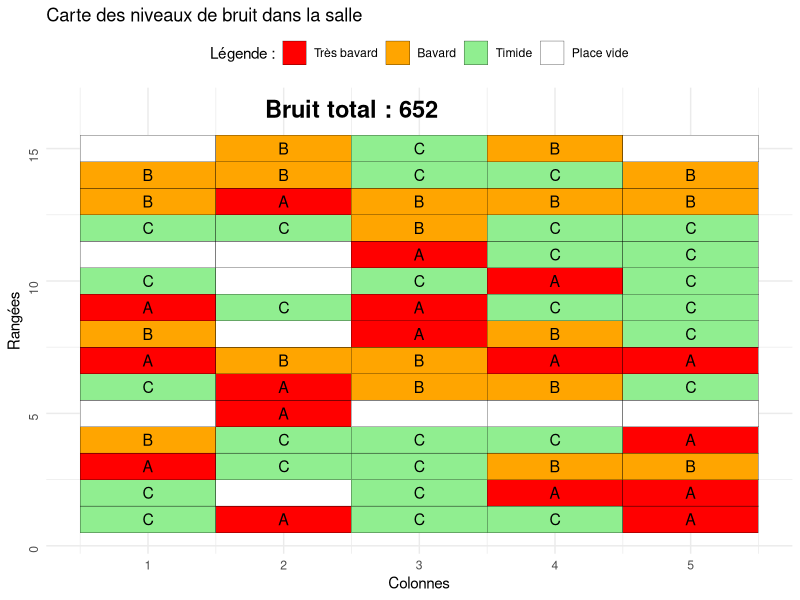
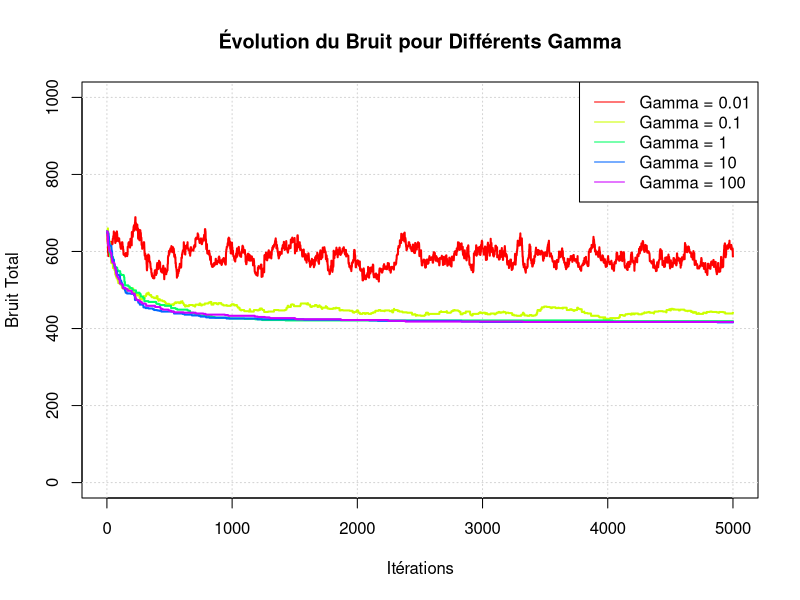
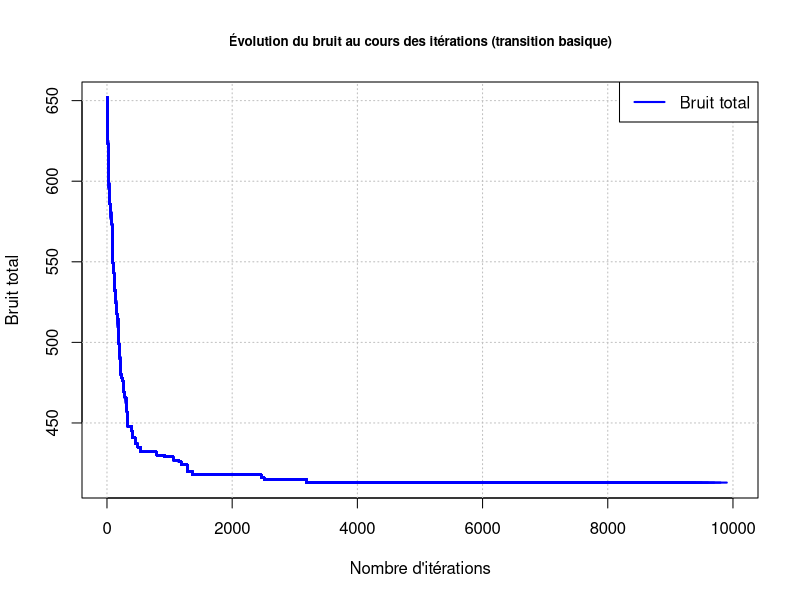
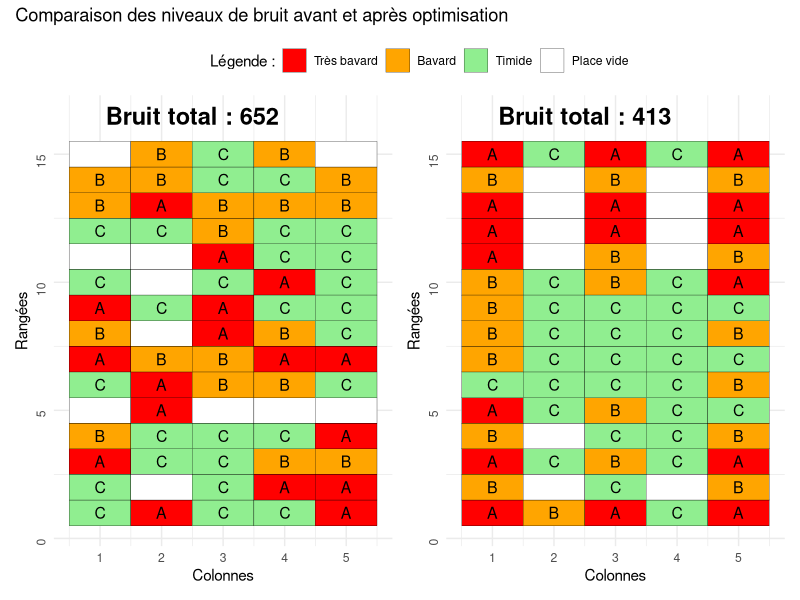
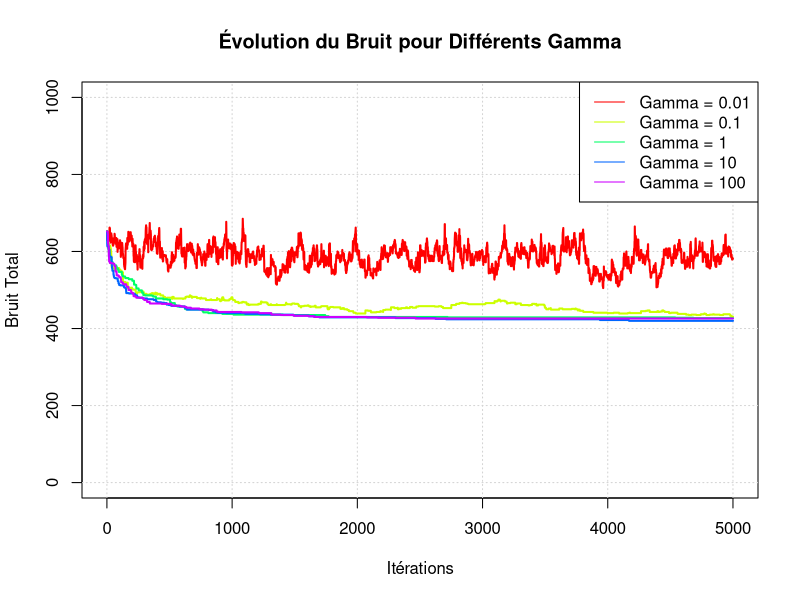

These charts were generated, in order, by the following R code: (Note: a time limit stopped this script after it produced the figures.)
#=============================================================
######################### Projet 2 ###########################
#=============================================================

# ============================================================
# Packages
# ============================================================

if (!require("ggplot2", character.only = TRUE)) install.packages("ggplot2")
if (!require("reshape2", character.only = TRUE)) install.packages("reshape2")
if (!require("patchwork")) install.packages("patchwork")

library(ggplot2)
library(reshape2)
library(patchwork)

# ============================================================
# Parametres
# ============================================================

# Définition de la salle (15 x 5 = 75 places)
n_rows <- 15 # nombre de rangées dans la salle
n_cols <- 5 # nombre de colonne

# Initialisation de la salle et calcul du bruit initial
salle_initiale <- matrix(NA, nrow = n_rows, ncol = n_cols)  # Matrice vide (doit être initialisée en amont)

set.seed(123)  # Pour reproduire les résultats

# Paramètres de la distribution gaussienne
# Les nombres d'étudiants dans les catégories A, B et C sont tirés selon 
# une distribution gaussienne centrée autour :
mean_value <- 20  # Moyenne de 20
sd_value <- 5     # Écart type de 5

# Générer des valeurs gaussiennes pour A, B, et C
n_A <- round(abs(rnorm(1, mean = mean_value, sd = sd_value)))  # A
n_B <- round(abs(rnorm(1, mean = mean_value, sd = sd_value)))  # B
n_C <- round(abs(rnorm(1, mean = mean_value, sd = sd_value)))  # C

# Ajuster n_D pour que la somme soit 75
# Détermine le nombre de places vides restantes dans la salle après avoir 
# répartis les étudiants dans les catégories A, B et C
n_D <- 75 - (n_A + n_B + n_C)

# S'assurer que le nombre total est bien égal à 75 (au cas où il y aurait un léger écart à cause du hasard)
if (n_D < 0) {
  # Si n_D devient négatif, ajuster les autres catégories pour que la somme fasse 75
  n_A <- n_A + abs(n_D)
  n_D <- 0
}

# Affichage des valeurs de A, B, C, et D
cat("Nombre d'étudiants de type A :", n_A, "\n")
cat("Nombre d'étudiants de type B :", n_B, "\n")
cat("Nombre d'étudiants de type C :", n_C, "\n")
cat("Nombre de places vides :", n_D, "\n")

# Vérification que la somme est bien 75
cat("Nombre d'étudiants dans la salle :", n_A + n_B + n_C, "\n")
cat("Nombre de places totales dans la salle :", n_A + n_B + n_C + n_D, "\n")

# Répartition des catégories
categories <- c(rep("A", n_A), rep("B", n_B), rep("C", n_C), rep("D", n_D))

# Répartir les catégories dans la salle
salle_initiale[] <- sample(categories, size = n_rows * n_cols, replace = FALSE)


# ============================================================
# Fonctions
# ============================================================

# Fonction pour calculer le bruit total dans la salle
calculer_bruit_total <- function(salle, bruits) {
  bruit_total <- 0
  
  for (i in 1:n_rows) {
    for (j in 1:n_cols) {
      # Trouver tous les voisins (adjacents + diagonaux)
      voisins <- c(
        if (i > 1) salle[i - 1, j],     # voisin au-dessus
        if (i < n_rows) salle[i + 1, j], # voisin en dessous
        if (j > 1) salle[i, j - 1],     # voisin à gauche
        if (j < n_cols) salle[i, j + 1], # voisin à droite
        if (i > 1 & j > 1) salle[i - 1, j - 1], # voisin en haut à gauche
        if (i > 1 & j < n_cols) salle[i - 1, j + 1], # voisin en haut à droite
        if (i < n_rows & j > 1) salle[i + 1, j - 1], # voisin en bas à gauche
        if (i < n_rows & j < n_cols) salle[i + 1, j + 1] # voisin en bas à droite
      )
      voisins <- voisins[!is.na(voisins)] # Exclure les cases hors matrice
      bruit_local <- sum(bruits[salle[i, j], voisins])
      bruit_total <- bruit_total + bruit_local
    }
  }
  
  return(bruit_total / 2) # Diviser par 2 car chaque paire est comptée deux fois
}

# Fonction pour calculer le bruit pour chaque cellule
calculer_bruit_par_cellule <- function(salle, bruits) {
  bruit_cellulaire <- matrix(0, nrow = n_rows, ncol = n_cols)
  
  for (i in 1:n_rows) {
    for (j in 1:n_cols) {
      voisins <- c(
        if (i > 1) salle[i - 1, j],     # voisin au-dessus
        if (i < n_rows) salle[i + 1, j], # voisin en dessous
        if (j > 1) salle[i, j - 1],     # voisin à gauche
        if (j < n_cols) salle[i, j + 1], # voisin à droite
        if (i > 1 & j > 1) salle[i - 1, j - 1], # voisin en haut à gauche
        if (i > 1 & j < n_cols) salle[i - 1, j + 1], # voisin en haut à droite
        if (i < n_rows & j > 1) salle[i + 1, j - 1], # voisin en bas à gauche
        if (i < n_rows & j < n_cols) salle[i + 1, j + 1] # voisin en bas à droite
      )
      voisins <- voisins[!is.na(voisins)] # Exclure les cases hors matrice
      bruit_cellulaire[i, j] <- sum(bruits[salle[i, j], voisins])
    }
  }
  
  return(bruit_cellulaire)
}

# Fonction Carte de bruits
generer_carte_bruit <- function(salle, bruits) {
  # Calculer le bruit total et par cellule
  bruit_total <- calculer_bruit_total(salle, bruits)
  bruit_par_cellule <- calculer_bruit_par_cellule(salle, bruits)
  
  # Transformer la matrice des niveaux de bruit en format long pour ggplot2
  bruit_df <- melt(bruit_par_cellule)
  colnames(bruit_df) <- c("Row", "Column", "Bruit")
  
  # Ajouter les lettres de la salle dans le data frame
  lettres_df <- melt(salle)
  colnames(lettres_df) <- c("Row", "Column", "Lettre")
  
  # Fusionner les données de bruit et de lettres
  bruit_df <- merge(bruit_df, lettres_df, by = c("Row", "Column"))
  
  # Créer le graphique avec ggplot2
  p <- ggplot(bruit_df, aes(x = Column, y = Row, fill = Lettre)) +
    geom_tile(color = "black") +  # Afficher les cases
    geom_text(aes(label = ifelse(Lettre == "D", "", Lettre)), color = "black", size = 4) +  # Ajouter les lettres sauf D
    scale_fill_manual(
      values = c("A" = "red", "B" = "orange", "C" = "lightgreen", "D" = "white"),
      name = "Légende :",
      labels = c("A" = "Très bavard", "B" = "Bavard", "C" = "Timide", "D" = "Place vide")
    ) +
    theme_minimal() +  # Style minimal
    labs(
      title = "Carte des niveaux de bruit dans la salle",
      x = "Colonnes",
      y = "Rangées"
    ) +
    theme(
      axis.text.y = element_text(angle = 90, hjust = 1),  # Orientation des étiquettes Y
      legend.position = "top"
    ) +
    # Ajouter une annotation pour afficher le bruit total plus haut
    annotate(
      "text",
      x = max(bruit_df$Column) / 2,  # Centre horizontalement
      y = max(bruit_df$Row) + 1.5,  # Décale verticalement pour éviter le chevauchement
      label = paste("Bruit total :", round(bruit_total, 2)),
      size = 6,
      fontface = "bold"
    )
  
  return(p)
}


# Fonction de transition basique
transition_basique = function(salle_old, beta, bruits) {
  # Créer une copie de la matrice pour éviter de modifier l'original
  salle_new = salle_old
  
  # Tirage aléatoire des 2 positions où permuter les personnes
  # Chaque position est tirée parmi les indices linéaires de la matrice
  coord = sample(1:(n_rows * n_cols), size = 2, replace = FALSE)
  
  # Convertir les positions linéaires en indices de matrice (row, col)
  pos1 = coord[1]
  pos2 = coord[2]
  row1 = (pos1 - 1) %/% n_cols + 1  # Ligne correspondante pour la 1ère position
  col1 = (pos1 - 1) %% n_cols + 1  # Colonne correspondante pour la 1ère position
  row2 = (pos2 - 1) %/% n_cols + 1  # Ligne correspondante pour la 2e position
  col2 = (pos2 - 1) %% n_cols + 1  # Colonne correspondante pour la 2e position
  
  # Échanger les deux valeurs dans la matrice
  temp = salle_new[row1, col1]
  salle_new[row1, col1] = salle_new[row2, col2]
  salle_new[row2, col2] = temp
  
  # Calculer la variation de bruit (delta) entre l'ancienne et la nouvelle configuration
  delta = calculer_bruit_total(salle_old, bruits) - calculer_bruit_total(salle_new, bruits)
  
  # Probabilité d'acceptation de la nouvelle configuration (règle du recuit simulé)
  alpha = exp(beta * delta)
  
  # Générer un nombre aléatoire entre 0 et 1
  u = runif(1)
  
  # Si u < alpha, accepter la nouvelle configuration
  if (u < alpha) {
    return(list(salle = salle_new, D = delta))  # Retourner la nouvelle matrice et le delta de bruit
  } 
  else {
    # Sinon, garder l'ancienne configuration
    return(list(salle = salle_old, D = 0))  # Retourner la matrice initiale et delta = 0
  }
}

# Fonction de transition avec une rotation de 180°
transition_rotation <- function(salle_old, beta, bruits) {
  # Créer une copie de la matrice pour éviter de modifier l'original
  salle_new <- salle_old
  
  # Tirage aléatoire des 2 positions où permuter les personnes
  coord <- sample(1:(n_rows * n_cols), size = 2, replace = FALSE)
  
  # Convertir les positions linéaires en indices de matrice (row, col)
  pos1 <- coord[1]
  pos2 <- coord[2]
  row1 <- (pos1 - 1) %/% n_cols + 1  # Ligne correspondante pour la 1ère position
  col1 <- (pos1 - 1) %% n_cols + 1  # Colonne correspondante pour la 1ère position
  row2 <- (pos2 - 1) %/% n_cols + 1  # Ligne correspondante pour la 2e position
  col2 <- (pos2 - 1) %% n_cols + 1  # Colonne correspondante pour la 2e position
  
  # Identifier les coins de la sous-matrice
  row_min <- min(row1, row2)
  row_max <- max(row1, row2)
  col_min <- min(col1, col2)
  col_max <- max(col1, col2)
  
  # Extraire la sous-matrice
  sous_matrice <- salle_new[row_min:row_max, col_min:col_max]
  sous_matrice <- as.matrix(sous_matrice, nrow = row_max - row_min + 1, ncol = col_max - col_min + 1)
  
  # Effectuer une rotation de 180° sur la sous-matrice
  sous_matrice <- sous_matrice[nrow(sous_matrice):1, ncol(sous_matrice):1]
  
  # Remettre la sous-matrice dans la salle
  salle_new[row_min:row_max, col_min:col_max] <- sous_matrice
  
  # Calculer la variation de bruit (delta) entre l'ancienne et la nouvelle configuration
  delta <- calculer_bruit_total(salle_old, bruits) - calculer_bruit_total(salle_new, bruits)
  
  # Probabilité d'acceptation de la nouvelle configuration (règle du recuit simulé)
  alpha <- exp(beta * delta)
  
  # Générer un nombre aléatoire entre 0 et 1
  u <- runif(1)
  
  # Si u < alpha, accepter la nouvelle configuration
  if (u < alpha) {
    return(list(salle = salle_new, D = delta))  # Retourner la nouvelle matrice et le delta de bruit
  } else {
    # Sinon, garder l'ancienne configuration
    return(list(salle = salle_old, D = 0))  # Retourner la matrice initiale et delta = 0
  }
}

transition_ciblee <- function(salle_old, beta, bruits) {
  # Créer une copie de la matrice pour éviter de modifier l'original
  salle_new <- salle_old
  
  # Tirer une position aléatoire
  coord <- sample(1:(n_rows * n_cols), size = 1)
  row1 <- (coord - 1) %/% n_cols + 1
  col1 <- (coord - 1) %% n_cols + 1
  
  # Étudiant à la position choisie
  type_courant <- salle_new[row1, col1]
  
  # Identifier les voisins
  voisins <- c(
    if (row1 > 1) salle_new[row1 - 1, col1],
    if (row1 < n_rows) salle_new[row1 + 1, col1],
    if (col1 > 1) salle_new[row1, col1 - 1],
    if (col1 < n_cols) salle_new[row1, col1 + 1],
    if (row1 > 1 & col1 > 1) salle_new[row1 - 1, col1 - 1],
    if (row1 > 1 & col1 < n_cols) salle_new[row1 - 1, col1 + 1],
    if (row1 < n_rows & col1 > 1) salle_new[row1 + 1, col1 - 1],
    if (row1 < n_rows & col1 < n_cols) salle_new[row1 + 1, col1 + 1]
  )
  voisins <- voisins[!is.na(voisins)]
  
  # Compter les fréquences des types dans le voisinage
  freqs <- table(voisins)
  
  # Trouver le type le moins fréquent
  type_moins_frequent <- names(freqs)[freqs == min(freqs)]
  type_cible <- sample(type_moins_frequent, 1)  # Choisir aléatoirement si égalité
  
  # Trouver une position contenant ce type ailleurs
  positions_cibles <- which(salle_new == type_cible, arr.ind = TRUE)
  if (nrow(positions_cibles) > 0) {
    cible <- positions_cibles[sample(1:nrow(positions_cibles), 1), ]
    row2 <- cible[1]
    col2 <- cible[2]
    
    # Échanger les deux étudiants
    temp <- salle_new[row1, col1]
    salle_new[row1, col1] <- salle_new[row2, col2]
    salle_new[row2, col2] <- temp
  }
  
  # Calculer la variation de bruit (delta)
  delta <- calculer_bruit_total(salle_old, bruits) - calculer_bruit_total(salle_new, bruits)
  
  # Probabilité d'acceptation
  alpha <- exp(beta * delta)
  u <- runif(1)
  
  if (u < alpha) {
    return(list(salle = salle_new, D = delta))
  } else {
    return(list(salle = salle_old, D = 0))
  }
}

# Optimisation du bruit avec l'algorithme du recuit
optimisation_bruit_recuit <- function(nb_iter, gamma, transition, bruits) {
  # Initialisation des variables pour suivre l'évolution du bruit
  bruit_evol <- rep(0, nb_iter)  # Vecteur pour stocker le bruit à chaque itération
  
  bruit_evol[1] <- calculer_bruit_total(salle_initiale, bruits)  # Calcul du bruit initial
  
  salle <- salle_initiale  # Matrice courante de la salle
  bruit_best <- bruit_evol[1]  # Meilleur bruit trouvé
  salle_best <- salle_initiale  # Configuration associée au meilleur bruit trouvé
  
  # Boucle d'optimisation par recuit simulé
  for (i in 2:nb_iter) {
    # Calcul du paramètre beta, qui diminue avec les itérations (dépendance logarithmique)
    beta <- gamma * log(i)
    
    # Effectuer une transition (permutation aléatoire dans la salle)
    result <- transition(salle, beta, bruits)
    
    # Mise à jour de la configuration courante
    salle <- result$salle
    bruit_evol[i] <- bruit_evol[i - 1] - result$D  # Mettre à jour le bruit total
    
    # Mise à jour du meilleur résultat si un bruit plus faible est trouvé
    if (bruit_evol[i] < bruit_best) {
      salle_best <- salle
      bruit_best <- bruit_evol[i]
    }
  }
  
  # Retourner les résultats : meilleure salle et le bruit associé
  return(list(salle = salle_best, bruit = bruit_best, bruit_evol = bruit_evol))
}

# Fonction pour visualiser la convergence avec plusieurs gammas
comparer_gamma <- function(gammas, nb_iter = 1000, transition, bruits) {
  # Créer une palette de couleurs, une couleur par gamma
  couleurs <- rainbow(length(gammas))
  
  plot(NULL, xlim = c(1, nb_iter), ylim = c(0, 1000),
       xlab = "Itérations", ylab = "Bruit Total",
       main = "Évolution du Bruit pour Différents Gamma")
  grid()
  
  # Boucle sur chaque gamma et tracer la courbe correspondante
  for (i in seq_along(gammas)) {
    gamma <- gammas[i]
    result <- optimisation_bruit_recuit(nb_iter, gamma, transition, bruits)
    lines(result$bruit_evol, type = "l", lwd = 2, col = couleurs[i], 
          label = paste("Gamma =", gamma))
  }
  
  # Ajouter la légende avec les couleurs correspondantes
  legend("topright", legend = paste("Gamma =", gammas), col = couleurs, lty = 1)
}

# Méthode dichotomique pour trouver le gamma optimal
trouver_gamma_optimal <- function(nb_iter = 500, tol = 1e-3, low, high, transition, bruits) {
  best_gamma <- NULL
  
  # Initialisation pour éviter de recalculer les mêmes valeurs
  cache <- list()
  
  # Fonction pour calculer le bruit avec mise en cache
  get_bruit <- function(gamma) {
    if (!is.null(cache[[as.character(gamma)]])) {
      return(cache[[as.character(gamma)]])
    }
    result <- optimisation_bruit_recuit(nb_iter, gamma, transition, bruits)$bruit
    cache[[as.character(gamma)]] <<- result
    return(result)
  }
  
  while ((high - low) > tol) {
    mid1 <- low + (high - low) / 3
    mid2 <- high - (high - low) / 3
    
    # Calculer les bruits correspondants
    bruit1 <- get_bruit(mid1)
    bruit2 <- get_bruit(mid2)
    
    # Affichage de l'état pour suivi
    cat(sprintf("Testing: low=%.3f, mid1=%.3f, mid2=%.3f, high=%.3f\n", low, mid1, mid2, high))
    cat(sprintf("Bruit1: %.3f, Bruit2: %.3f\n", bruit1, bruit2))
    
    # Mise à jour des bornes
    if (bruit1 < bruit2) {
      high <- mid2
      best_gamma <- mid1
    } else {
      low <- mid1
      best_gamma <- mid2
    }
  }
  
  return(best_gamma)
}

# Fonction qui change la configuration de la salle selon une transition et un bruit donnés
Evolution_bruit <- function(gamma_optimal, transition, bruits) {
  
  nb_iter = 10000
  
  # Exécuter l'optimisation par recuit
  result <- optimisation_bruit_recuit(nb_iter = nb_iter, gamma = gamma_optimal, transition, bruits)
  
  step <- 100
  
  # Déterminer le titre en fonction du nom de la transition
  transition_name <- gsub("_", " ", deparse(substitute(transition)))
  titre <- paste("Évolution du bruit au cours des itérations (", transition_name, ")", sep = "")
  
  # Initialiser le graphique pour la courbe d'évolution
  plot(
    1, 1,
    type = "n",  # Graphique vide
    xlab = "Nombre d'itérations",
    ylab = "Bruit total",
    main = titre,
    xlim = c(1, 10000),  # Ajuste selon nb_iter
    ylim = c(min(result$bruit_evol), max(result$bruit_evol)),  # Ajuste selon bruit_evol
    cex.main = 0.8  # Diminuer la taille de la police du titre
  )
  
  # Ajouter une grille
  grid(col = "gray", lty = "dotted")
  
  # Tracer l'évolution par lot
  for (i in seq(1, length(result$bruit_evol), by = step)) {
    lines(1:i, result$bruit_evol[1:i], col = "blue", lwd = 2)  # Ajouter une ligne jusqu'à i
    Sys.sleep(0.05)  # Pause pour visualiser
  }
  
  # Ajouter la légende finale
  legend(
    "topright",
    legend = c("Bruit total"),
    col = c("blue"),
    lwd = 2,
    bg = "white"
  )
  
  cat("Bruit initial :", result$bruit_evol[1], "\n")
  cat("Bruit final :", result$bruit_evol[nb_iter], "\n")
  cat("Réduction totale du bruit :", result$bruit_evol[1] - result$bruit_evol[nb_iter], "\n")
  
  
  # Combiner les graphes et ajouter une légende et un titre global
  final_plot <- ((generer_carte_bruit(salle_initiale, bruits) + 
                   theme(legend.position = "none", plot.title = element_blank())) | (generer_carte_bruit(result$salle, bruits) + 
                                                                                      theme(legend.position = "none", plot.title = element_blank()))) + 
    plot_layout(guides = "collect") &  # Collecter la légende pour les deux graphes
    theme(legend.position = "top")     # Positionner la légende en haut
  
  # Ajouter un titre global
  final_plot <- final_plot + 
    plot_annotation(title = "Comparaison des niveaux de bruit avant et après optimisation")
  final_plot # Afficher le résultat
  
}


# Fonction de sélection par tournoi
selection_tournoi <- function(population, bruits, taille_tournoi = 2) {
  candidats <- sample(1:length(population), taille_tournoi)
  scores <- sapply(candidats, function(i) calculer_bruit_total(population[[i]], bruits))
  return(population[[candidats[which.min(scores)]]])
}

# Fonction de croisement (crossover)
crossover <- function(parent1, parent2, n_A, n_B, n_C, n_D) {
  # Obtenir les dimensions des matrices (nombre de lignes et de colonnes)
  n_rows <- nrow(parent1)
  n_cols <- ncol(parent1)
  
  # Initialiser les enfants avec NA (matrices vides)
  enfant1 <- matrix(NA, nrow = n_rows, ncol = n_cols)
  enfant2 <- matrix(NA, nrow = n_rows, ncol = n_cols)
  
  # Initialiser les compteurs de lettres (A, B, C, D) dans un vecteur pour chaque enfant
  compteurs_enfant1 <- c(A = n_A, B = n_B, C = n_C, D = n_D)
  compteurs_enfant2 <- c(A = n_A, B = n_B, C = n_C, D = n_D)
  
  # Parcourir chaque case de la matrice pour identifier les cases communes
  for (i in 1:n_rows) {
    for (j in 1:n_cols) {
      if (parent1[i, j] == parent2[i, j]) {
        # Si les deux parents ont la même valeur, on l'assigne à la fois à enfant1 et enfant2
        lettre <- parent1[i, j]
        enfant1[i, j] <- lettre
        enfant2[i, j] <- lettre
        
        # Décrémenter le compteur de la lettre pour les deux enfants
        compteurs_enfant1[lettre] <- compteurs_enfant1[lettre] - 1
        compteurs_enfant2[lettre] <- compteurs_enfant2[lettre] - 1
      }
    }
  }
  
  # Parcourir chaque case encore pour gérer les différences entre les parents
  for (i in 1:n_rows) {
    for (j in 1:n_cols) {
      if (parent1[i, j] != parent2[i, j]) {
        
        lettre1 <- parent1[i, j]
        lettre2 <- parent2[i, j]
        
        # Choisir aléatoirement entre lettre1 et lettre2 si les deux sont disponibles pour l'enfant1
        if (compteurs_enfant1[lettre1] > 0 && compteurs_enfant1[lettre2] > 0) {
          # Choix aléatoire entre lettre1 et lettre2 pour l'enfant1
          if (runif(1) < 0.5) {
            enfant1[i, j] <- lettre1
            compteurs_enfant1[lettre1] <- compteurs_enfant1[lettre1] - 1
          } else {
            enfant1[i, j] <- lettre2
            compteurs_enfant1[lettre2] <- compteurs_enfant1[lettre2] - 1
          }
        } else if (compteurs_enfant1[lettre1] > 0) {
          # Si seule lettre1 est disponible, on la prend
          enfant1[i, j] <- lettre1
          compteurs_enfant1[lettre1] <- compteurs_enfant1[lettre1] - 1
        } else if (compteurs_enfant1[lettre2] > 0) {
          # Si seule lettre2 est disponible, on la prend
          enfant1[i, j] <- lettre2
          compteurs_enfant1[lettre2] <- compteurs_enfant1[lettre2] - 1
        } else {
          # Si aucune des deux lettres n'est disponible, on prend une lettre aléatoire parmi celles qui ont encore un compteur > 0
          lettres_disponibles <- names(compteurs_enfant1[compteurs_enfant1 > 0])
          lettre_choisie <- sample(lettres_disponibles, 1)
          enfant1[i, j] <- lettre_choisie
          compteurs_enfant1[lettre_choisie] <- compteurs_enfant1[lettre_choisie] - 1
        }
        
        # Choisir aléatoirement entre lettre1 et lettre2 si les deux sont disponibles pour l'enfant2
        if (compteurs_enfant2[lettre1] > 0 && compteurs_enfant2[lettre2] > 0) {
          # Choix aléatoire entre lettre1 et lettre2 pour l'enfant2
          if (runif(1) < 0.5) {
            enfant2[i, j] <- lettre1
            compteurs_enfant2[lettre1] <- compteurs_enfant2[lettre1] - 1
          } else {
            enfant2[i, j] <- lettre2
            compteurs_enfant2[lettre2] <- compteurs_enfant2[lettre2] - 1
          }
        } else if (compteurs_enfant2[lettre1] > 0) {
          # Si seule lettre1 est disponible pour l'enfant2, on la prend
          enfant2[i, j] <- lettre1
          compteurs_enfant2[lettre1] <- compteurs_enfant2[lettre1] - 1
        } else if (compteurs_enfant2[lettre2] > 0) {
          # Si seule lettre2 est disponible pour l'enfant2, on la prend
          enfant2[i, j] <- lettre2
          compteurs_enfant2[lettre2] <- compteurs_enfant2[lettre2] - 1
        } else {
          # Si aucune des deux lettres n'est disponible pour l'enfant2, on prend une lettre aléatoire parmi celles qui ont encore un compteur > 0
          lettres_disponibles <- names(compteurs_enfant2[compteurs_enfant2 > 0])
          lettre_choisie <- sample(lettres_disponibles, 1)
          enfant2[i, j] <- lettre_choisie
          compteurs_enfant2[lettre_choisie] <- compteurs_enfant2[lettre_choisie] - 1
        }
      }
    }
  }
  
  # Retourner les matrices des deux enfants
  return(list(enfant1 = enfant1, enfant2 = enfant2))
}

# Fonction de mutation
mutation <- function(individu) {
  
  # Calculer les dimensions de la matrice
  n_rows <- nrow(individu)
  n_cols <- ncol(individu)
  
  # Appliquer la mutation avec une faible probabilité
  if (runif(1) < 0.01) {  # Probabilité de mutation = 1%
    # Sélectionner deux positions aléatoires dans la matrice
    pos1 <- sample(1:(n_rows * n_cols), 1)
    pos2 <- sample(1:(n_rows * n_cols), 1)
    
    # Transformer les positions en indices (ligne, colonne)
    row1 <- ((pos1 - 1) %% n_rows) + 1
    col1 <- ((pos1 - 1) %/% n_rows) + 1
    row2 <- ((pos2 - 1) %% n_rows) + 1
    col2 <- ((pos2 - 1) %/% n_rows) + 1
    
    # Échanger les valeurs entre les deux positions
    temp <- individu[row1, col1]
    individu[row1, col1] <- individu[row2, col2]
    individu[row2, col2] <- temp
    
  }
  
  return(individu)
}

# Algorithme génétique
algorithme_genetique <- function(population_size, nb_generations, bruits, n_A, n_B, n_C, n_D) {
  population <- list()
  
  # Initialiser la population
  for (i in 1:population_size) {
    categories <- c(rep("A", n_A), rep("B", n_B), rep("C", n_C), rep("D", n_D))
    salle <- sample(categories, size = n_rows * n_cols, replace = FALSE)
    population[[i]] <- matrix(salle, nrow = n_rows, ncol = n_cols)
  }
  
  meilleur_individu <- NULL
  meilleur_bruit <- Inf
  
  # Boucle principale de l'algorithme génétique
  for (generation in 1:nb_generations) {
    parent1 <- selection_tournoi(population, bruits)
    parent2 <- selection_tournoi(population, bruits)
    
    # Effectuer un croisement
    enfants <- crossover(parent1, parent2, n_A, n_B, n_C, n_D)
    
    # Appliquer la mutation
    enfants <- lapply(enfants, mutation)
    
    # Calculer les scores de bruit pour les enfants
    scores_enfants <- sapply(enfants, function(e) calculer_bruit_total(e, bruits))
    
    # Sélectionner le meilleur enfant
    best_enfant_idx <- which.min(scores_enfants)
    meilleur_enfant <- enfants[[best_enfant_idx]]
    meilleur_score <- scores_enfants[best_enfant_idx]
    
    # Mettre à jour le meilleur individu si nécessaire
    if (meilleur_score < meilleur_bruit) {
      meilleur_individu <- meilleur_enfant
      meilleur_bruit <- meilleur_score
    }
    
    # Remplacer un individu dans la population
    population[[which.max(sapply(population, function(ind) calculer_bruit_total(ind, bruits)))]] <- meilleur_enfant
  }
  
  return(list(salle = meilleur_individu, bruit = meilleur_bruit))
}



# On a défini 3 matrices de bruits différentes pour modéliser une gamme variée de 
# perturbations possibles :

# ========================================================================================
#                                   Bruit 1
# ========================================================================================

# =========================== Bruit Initial =========================== #

# Matrice des niveaux de bruit caractérisée par des interactions modérées 
# entre les zones :

# 4 groupes d'éleves: 
#         - Très bavards : A
#         - Bavards : B
#         - Timides : C
#         - Places Vides 
bruits1 <- matrix(c(
  10, 6, 4, 0,
  6,  4, 2, 0,
  4,  2, 1, 0,
  0,  0, 0, 0
), nrow = 4, ncol = 4, byrow = TRUE)

# Nommer les colonnes et les lignes de la matrice
colnames(bruits1) <- rownames(bruits1) <- c("A", "B", "C", "D")

# Génération de la carte de bruit initiale
generer_carte_bruit(salle_initiale, bruits1)
g1_ini <- generer_carte_bruit(salle_initiale, bruits1) + 
  theme(legend.position = "none", plot.title = element_blank())

# ======================== Gamma Optimal (Basique) ======================== #

# Visualisation dynamique de la convergence pour différents gammas
gammas <- c(0.01, 0.1, 1, 10, 100)
comparer_gamma(gammas, nb_iter = 5000, transition_basique, bruits1)

# Sélection visuelle du gamma optimal autour de 1

# Méthode dichotomique pour trouver le gamma optimal
gamma_optimal <- trouver_gamma_optimal(
  nb_iter = 500, 
  tol = 1e-3, 
  low = 0.5, 
  high = 1.5, 
  transition_basique, 
  bruits1
)
cat("Gamma optimal :", gamma_optimal, "\n")

# ================= Algorithme du Recuit Simulé (Basique) ================= #

# Évolution de la réduction du bruit avec le gamma optimal
Evolution_bruit(gamma_optimal, transition_basique, bruits1)

# =================== Gamma Optimal (Rotation 180°) ==================== #

# Visualisation dynamique de la convergence pour différents gammas
gammas <- c(0.01, 0.1, 1, 10, 100)
comparer_gamma(gammas, nb_iter = 5000, transition_rotation, bruits1)

# Sélection visuelle du gamma optimal autour de 10

# Méthode dichotomique pour trouver le gamma optimal (rotation)
gamma_optimal <- trouver_gamma_optimal(
  nb_iter = 500, 
  tol = 1e-3, 
  low = 9, 
  high = 11, 
  transition_rotation, 
  bruits1
)
cat("Gamma optimal (rotation de 180°) :", gamma_optimal, "\n")

# ========= Algorithme du Recuit Simulé (Rotation 180°) ========= #

# Évolution de la réduction du bruit avec le gamma optimal (rotation)
Evolution_bruit(gamma_optimal, transition_rotation, bruits1)

# =================== Gamma Optimal (ciblée) ==================== #

# Visualisation dynamique de la convergence pour différents gammas
gammas <- c(0.01, 0.1, 1, 10, 100)
comparer_gamma(gammas, nb_iter = 5000, transition_ciblee, bruits1)

# Sélection visuelle du gamma optimal autour de 1

# Méthode dichotomique pour trouver le gamma optimal (rotation)
gamma_optimal <- trouver_gamma_optimal(
  nb_iter = 500, 
  tol = 1e-3, 
  low = 0.5, 
  high = 1.5, 
  transition_ciblee, 
  bruits1
)
cat("Gamma optimal (ciblee) :", gamma_optimal, "\n")

# ========= Algorithme du Recuit Simulé (ciblee) ========= #

# Évolution de la réduction du bruit avec le gamma optimal (ciblee)
Evolution_bruit(gamma_optimal, transition_ciblee, bruits1)

# =================== Algorithme Génétique =================== #
resultat_genetique <- algorithme_genetique(population_size = 20, nb_generations = 1000, bruits = bruits1, n_A = n_A, n_B = n_B, n_C = n_C, n_D = n_D)

# Affichage du meilleur individu trouvé
cat("Meilleur bruit trouvé avec l'algorithme génétique:", resultat_genetique$bruit, "\n")

# Visualiser les salles avant et après optimisation
g1_gene <- generer_carte_bruit(resultat_genetique$salle, bruits1) + 
  theme(legend.position = "none", plot.title = element_blank()) 

# Combiner les graphes et ajouter une légende et un titre global
final_plot <- (g1_ini | g1_gene) + 
  plot_layout(guides = "collect") &  # Collecter la légende pour les deux graphes
  theme(legend.position = "top")     # Positionner la légende en haut

# Ajouter un titre global
final_plot <- final_plot + 
  plot_annotation(title = "Comparaison des niveaux de bruit avant et après optimisation")
final_plot # Afficher le résultat

# ========================================================================================
#                                   Bruit 2
# ========================================================================================

# =========================== Bruit Initial =========================== #

# Matrice des niveaux de bruit où les interactions entre toutes les zones 
# sont équilibrées sans dominance particulière
# => les étudiants d'une même catégorie côte à côte génèrent bcp de bruits

bruits2 <- matrix(c(
  10, 2, 2, 0,
  2, 10, 2, 0,
  2, 2, 10, 0,
  0, 0, 0, 0
), nrow = 4, ncol = 4, byrow = TRUE)

# Nommer les colonnes et les lignes de la matrice
colnames(bruits2) <- rownames(bruits2) <- c("A", "B", "C", "D")

# Génération de la carte de bruit initiale
generer_carte_bruit(salle_initiale, bruits2)
g2_ini <- generer_carte_bruit(salle_initiale, bruits2) + 
  theme(legend.position = "none", plot.title = element_blank()) 

# ======================== Gamma Optimal (Basique) ======================== #

# Visualisation dynamique de la convergence pour différents gammas
gammas <- c(0.01, 0.1, 1, 10, 100)
comparer_gamma(gammas, nb_iter = 5000, transition_basique, bruits2)

# Sélection visuelle du gamma optimal autour de 0.1

# Méthode dichotomique pour trouver le gamma optimal
gamma_optimal <- trouver_gamma_optimal(
  nb_iter = 500, 
  tol = 1e-3, 
  low = 0.05, 
  high = 0.15, 
  transition_basique, 
  bruits2
)
cat("Gamma optimal :", gamma_optimal, "\n")

# ================= Algorithme du Recuit Simulé (Basique) ================= #

# Évolution de la réduction du bruit avec le gamma optimal
Evolution_bruit(gamma_optimal, transition_basique, bruits2)

# =================== Gamma Optimal (Rotation 180°) ==================== #

# Visualisation dynamique de la convergence pour différents gammas
gammas <- c(0.01, 0.1, 1, 10, 100)
comparer_gamma(gammas, nb_iter = 5000, transition_rotation, bruits2)

# Sélection visuelle du gamma optimal autour de 100

# Méthode dichotomique pour trouver le gamma optimal (rotation)
gamma_optimal <- trouver_gamma_optimal(
  nb_iter = 500, 
  tol = 1e-3, 
  low = 90, 
  high = 110, 
  transition_rotation, 
  bruits2
)
cat("Gamma optimal (rotation de 180°) :", gamma_optimal, "\n")

# ========= Algorithme du Recuit Simulé (Rotation 180°) ========= #

# Évolution de la réduction du bruit avec le gamma optimal (rotation)
Evolution_bruit(gamma_optimal, transition_rotation, bruits2)

# =================== Gamma Optimal (ciblée) ==================== #

# Visualisation dynamique de la convergence pour différents gammas
gammas <- c(0.01, 0.1, 1, 10, 100)
comparer_gamma(gammas, nb_iter = 5000, transition_ciblee, bruits2)

# Sélection visuelle du gamma optimal autour de 0.1

# Méthode dichotomique pour trouver le gamma optimal (rotation)
gamma_optimal <- trouver_gamma_optimal(
  nb_iter = 500, 
  tol = 1e-3, 
  low = 0.05, 
  high = 0.15, 
  transition_ciblee, 
  bruits2
)
cat("Gamma optimal (ciblee) :", gamma_optimal, "\n")

# ========= Algorithme du Recuit Simulé (ciblee) ========= #

# Évolution de la réduction du bruit avec le gamma optimal (ciblee)
Evolution_bruit(gamma_optimal, transition_ciblee, bruits2)

# =================== Algorithme Génétique =================== #
resultat_genetique <- algorithme_genetique(population_size = 20, nb_generations = 1000, bruits = bruits2, n_A = n_A, n_B = n_B, n_C = n_C, n_D = n_D)

# Affichage du meilleur individu trouvé
cat("Meilleur bruit trouvé avec l'algorithme génétique:", resultat_genetique$bruit, "\n")

# Visualiser les salles avant et après optimisation
g2_gene <- generer_carte_bruit(resultat_genetique$salle, bruits2) + 
  theme(legend.position = "none", plot.title = element_blank()) 

# Combiner les graphes et ajouter une légende et un titre global
final_plot <- (g2_ini | g2_gene) + 
  plot_layout(guides = "collect") &  # Collecter la légende pour les deux graphes
  theme(legend.position = "top")     # Positionner la légende en haut

# Ajouter un titre global
final_plot <- final_plot + 
  plot_annotation(title = "Comparaison des niveaux de bruit avant et après optimisation")
final_plot # Afficher le résultat

# ========================================================================================
#                                   Bruit 3
# ========================================================================================

# =========================== Bruit Initial =========================== #

# Matrice des niveaux de bruit caractérisée par des interactions modérées 
# entre les zones
# => les étudiants d'une même catégorie ne se parlent pas du tout
#    ils ne parlent qu'avec les autes catégories
bruits3 <- matrix(c(
  0, 6, 4, 0,
  6, 0, 2, 0,
  4, 2, 0, 0,
  0, 0, 0, 0
), nrow = 4, ncol = 4, byrow = TRUE)

# Nommer les colonnes et les lignes de la matrice
colnames(bruits3) <- rownames(bruits3) <- c("A", "B", "C", "D")

# Génération de la carte de bruit initiale
generer_carte_bruit(salle_initiale, bruits3)
g3_ini <- generer_carte_bruit(salle_initiale, bruits3) + 
  theme(legend.position = "none", plot.title = element_blank()) 

# ======================== Gamma Optimal (Basique) ======================== #

# Visualisation dynamique de la convergence pour différents gammas
gammas <- c(0.01, 0.1, 1, 10, 100)
comparer_gamma(gammas, nb_iter = 5000, transition_basique, bruits3)

# Sélection visuelle du gamma optimal autour de 100

# Méthode dichotomique pour trouver le gamma optimal
gamma_optimal <- trouver_gamma_optimal(
  nb_iter = 500, 
  tol = 1e-3, 
  low = 90, 
  high = 110, 
  transition_basique, 
  bruits3
)
cat("Gamma optimal :", gamma_optimal, "\n")

# ================= Algorithme du Recuit Simulé (Basique) ================= #

# Évolution de la réduction du bruit avec le gamma optimal
Evolution_bruit(gamma_optimal, transition_basique, bruits3)

# =================== Gamma Optimal (Rotation 180°) ==================== #

# Visualisation dynamique de la convergence pour différents gammas
gammas <- c(0.01, 0.1, 1, 10, 100)
comparer_gamma(gammas, nb_iter = 5000, transition_rotation, bruits3)

# Sélection visuelle du gamma optimal autour de 1

# Méthode dichotomique pour trouver le gamma optimal (rotation)
gamma_optimal <- trouver_gamma_optimal(
  nb_iter = 500, 
  tol = 1e-3, 
  low = 0.5, 
  high = 1.5, 
  transition_rotation, 
  bruits3
)
cat("Gamma optimal (rotation de 180°) :", gamma_optimal, "\n")

# ========= Algorithme du Recuit Simulé (Rotation 180°) ========= #

# Évolution de la réduction du bruit avec le gamma optimal (rotation)
Evolution_bruit(gamma_optimal, transition_rotation, bruits3)

# =================== Gamma Optimal (ciblée) ==================== #

# Visualisation dynamique de la convergence pour différents gammas
gammas <- c(0.01, 0.1, 1, 10, 100)
comparer_gamma(gammas, nb_iter = 5000, transition_ciblee, bruits3)

# Sélection visuelle du gamma optimal autour de 1

# Méthode dichotomique pour trouver le gamma optimal (rotation)
gamma_optimal <- trouver_gamma_optimal(
  nb_iter = 500, 
  tol = 1e-3, 
  low = 0.5, 
  high = 1.5, 
  transition_ciblee, 
  bruits3
)
cat("Gamma optimal (ciblee) :", gamma_optimal, "\n")

# ========= Algorithme du Recuit Simulé (ciblee) ========= #

# Évolution de la réduction du bruit avec le gamma optimal (ciblee)
Evolution_bruit(gamma_optimal, transition_ciblee, bruits3)

# =================== Algorithme Génétique =================== #
resultat_genetique <- algorithme_genetique(population_size = 20, nb_generations = 1000, bruits = bruits3, n_A = n_A, n_B = n_B, n_C = n_C, n_D = n_D)

# Affichage du meilleur individu trouvé
cat("Meilleur bruit trouvé avec l'algorithme génétique:", resultat_genetique$bruit, "\n")

# Visualiser les salles avant et après optimisation
g3_gene <- generer_carte_bruit(resultat_genetique$salle, bruits3) + 
  theme(legend.position = "none", plot.title = element_blank()) 

# Combiner les graphes et ajouter une légende et un titre global
final_plot <- (g3_ini | g3_gene) + 
  plot_layout(guides = "collect") &  # Collecter la légende pour les deux graphes
  theme(legend.position = "top")     # Positionner la légende en haut

# Ajouter un titre global
final_plot <- final_plot + 
  plot_annotation(title = "Comparaison des niveaux de bruit avant et après optimisation")
final_plot # Afficher le résultat
